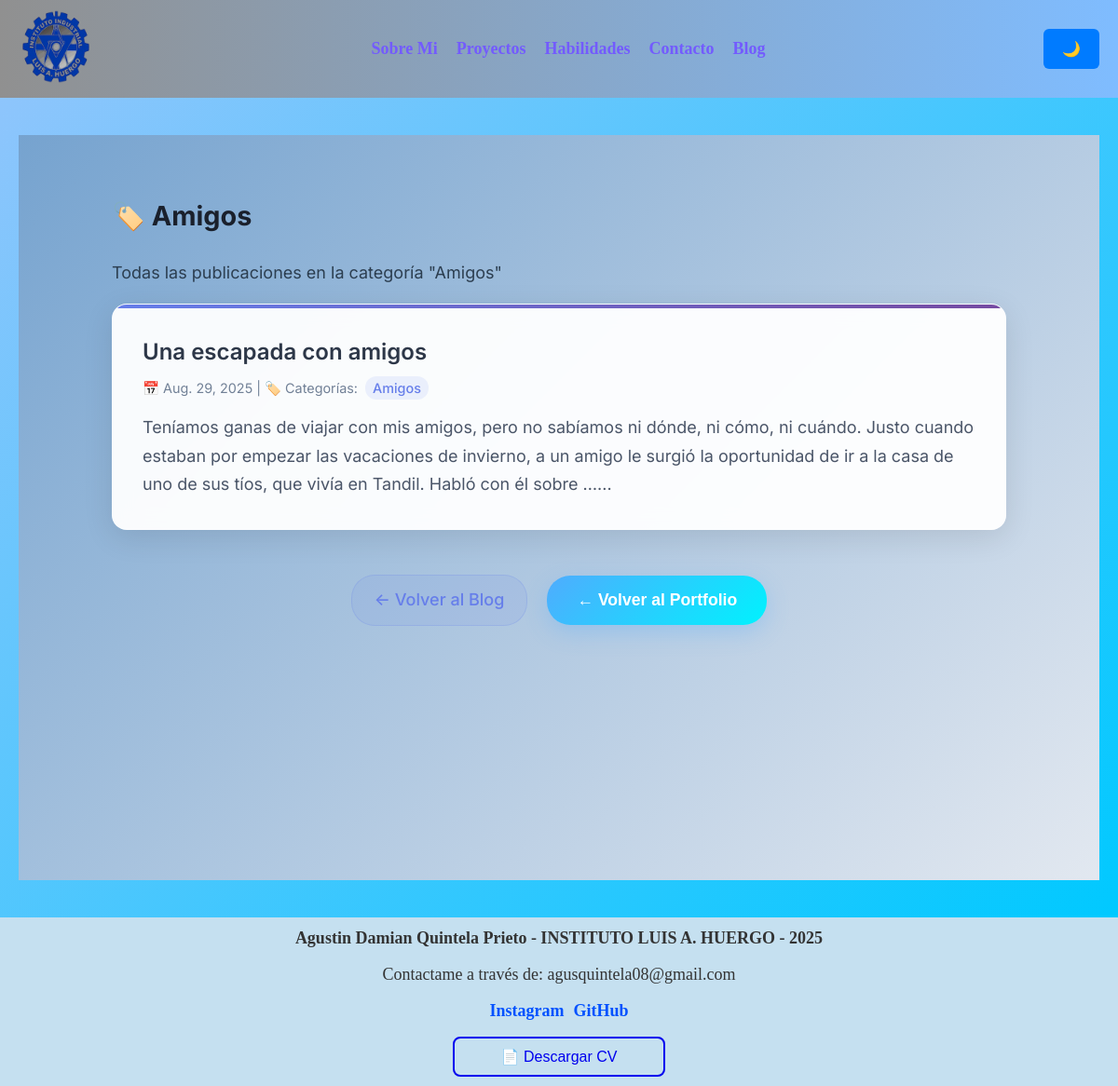
The page /blog/category/Amigos/ on the database its author committed.
### blog/models.py (models this page shows, shortened)
class Category(models.Model):
    name = models.CharField(max_length=30)
    class Meta:
        verbose_name_plural = "categories"

class Post(models.Model):
    title = models.CharField(max_length=255)
    body = models.TextField()
    created_on = models.DateTimeField(auto_now_add=True)
    last_modified = models.DateTimeField(auto_now=True)
    categories = models.ManyToManyField("Category", related_name="posts")
    portada = models.ImageField(upload_to="portadas/", blank=True, null=True)

### blog/views.py (the view)
# urls.py: path("category/<category>/", views.blog_category, name="category"),
def blog_category(request, category):
    posts = Post.objects.filter(
        categories__name__contains=category
    ).order_by("-created_on")
    context = {
        "category": category,
        "posts": posts,
    }
    return render(request, "blog/category.html", context)

### blog/templates/blog/category.html (shortened to what this page needs)
{% extends "base.html" %}
{% load static %}
{% block content %}
<div class="blog-container">
    <div class="container">
        <div class="category-header">
            <h2>🏷️ {{ category }}</h2>
            <p>Todas las publicaciones en la categoría "{{ category }}"</p>
        </div>
        {% for post in posts %}
            <article class="post">
                <a href="{% url 'blog:detail' post.pk %}">{{ post.title }}</a>
                <small>
                    📅 {{ post.created_on.date }} |
                    🏷️ Categorías:
                    {% for cat in post.categories.all %}
                        <a href="{% url 'blog:category' cat.name %}">
                            {{ cat.name }}
                        </a>
                    {% endfor %}
                </small>
                <p>{{ post.body|truncatewords:50 }}...</p>
            </article>
        {% empty %}
            <div class="no-posts">
                <p>😔 No hay publicaciones en esta categoría aún.</p>
                <a href="{% url 'blog:index' %}" class="back-link">← Ver todas las publicaciones</a>
            </div>
        {% endfor %}
        <div class="volver-portfolio">
            <a href="{% url 'blog:index' %}" class="back-link" style="margin-right: 1rem;">← Volver al Blog</a>
            <a href="{% url 'portfolio:index' %}">
                <button>← Volver al Portfolio</button>
            </a>
        </div>
    </div>
</div>
{% endblock %}

### portfolio/static/portfolio/css/styles.css (style rules this page uses)
* { box-sizing: border-box; }
html { scroll-behavior: smooth; scroll-padding-top: 80px; }
body { margin: 0; font-size: 18px; color: #333; }
button { background-color: #007bff; color: white; padding: 12px 20px; border: none; border-radius: 6px; font-size: 16px; cursor: pointer; transition: background-color 0.3s ease; }
h2 { text-align: center; }
.blog-container { font-family: 'Inter', -apple-system, BlinkMacSystemFont, 'Segoe UI', sans-serif !important; line-height: 1.6 !important; color: #2c3e50 !important; background: linear-gradient(135deg, #76a3cf 0%, #e2e8f0 100%) !important; min-height: 100vh !important; padding: 40px 20px !important; margin: 0 !important; animation: none !important; }
.blog-container * { box-sizing: border-box; }
.blog-container .container { max-width: 1000px !important; margin: 0 auto !important; padding: 0 20px !important; }
.blog-container h2 { font-size: 1.8rem !important; margin: 1.5rem 0 !important; color: #1a202c !important; text-align: left !important; }
.blog-container .post { background: rgba(255, 255, 255, 0.95) !important; backdrop-filter: blur(10px) !important; border: 1px solid rgba(255, 255, 255, 0.2) !important; border-radius: 16px !important; padding: 2rem !important; margin-bottom: 2rem !important; box-shadow: 0 8px 32px rgba(0, 0, 0, 0.1) !important; transition: all 0.3s ease !important; position: relative !important; overflow: hidden !important; }
.blog-container .post::before { content: '' !important; position: absolute !important; top: 0 !important; left: 0 !important; right: 0 !important; height: 4px !important; background: linear-gradient(135deg, #667eea 0%, #764ba2 100%) !important; }
.blog-container .post > a { font-size: 1.5rem !important; font-weight: 600 !important; color: #2d3748 !important; text-decoration: none !important; display: block !important; margin-bottom: 0.5rem !important; transition: color 0.3s ease !important; }
.blog-container .post small { color: #718096 !important; font-size: 0.9rem !important; display: block !important; margin-bottom: 1rem !important; }
.blog-container .post small a { color: #667eea !important; font-size: 0.9rem !important; font-weight: 500 !important; display: inline !important; margin: 0 0.25rem !important; padding: 0.25rem 0.5rem !important; background: rgba(102, 126, 234, 0.1) !important; border-radius: 12px !important; transition: all 0.3s ease !important; text-decoration: none !important; }
.blog-container .post p { color: #4a5568 !important; line-height: 1.7 !important; margin-top: 0.5rem !important; margin-bottom: 0 !important; }
.blog-container .back-link { display: inline-flex !important; align-items: center !important; padding: 0.75rem 1.5rem !important; background: rgba(102, 126, 234, 0.1) !important; color: #667eea !important; text-decoration: none !important; border-radius: 25px !important; font-weight: 500 !important; margin-bottom: 2rem !important; margin-right: 1rem !important; transition: all 0.3s ease !important; border: 1px solid rgba(102, 126, 234, 0.2) !important; }
.blog-container .btn, .blog-container button { background: linear-gradient(135deg, #667eea 0%, #764ba2 100%) !important; color: white !important; padding: 1rem 2rem !important; border: none !important; border-radius: 25px !important; font-size: 1rem !important; font-weight: 600 !important; cursor: pointer !important; transition: all 0.3s ease !important; box-shadow: 0 4px 15px rgba(102, 126, 234, 0.3) !important; }
.blog-container .volver-portfolio { text-align: center !important; margin: 3rem 0 !important; }
.blog-container .volver-portfolio button { background: linear-gradient(135deg, #4facfe 0%, #00f2fe 100%) !important; color: white !important; padding: 1rem 2rem !important; border: none !important; border-radius: 25px !important; font-size: 1.1rem !important; font-weight: 600 !important; cursor: pointer !important; transition: all 0.3s ease !important; box-shadow: 0 8px 25px rgba(79, 172, 254, 0.3) !important; }

### rows shown on the page
Category: name "Amigos"
Post: title "Una escapada con amigos", created_on "Aug. 29, 2025", body "Teníamos ganas de viajar con mis amigos, pero no sabíamos ni dónde, ni cómo, ni cuándo. Justo cuando estaban por empezar las vacaciones de invierno, a un amigo le surgió la oportunidad de ir a la casa de uno de sus tíos, que vivía en Tandil. Habló con él sobre …"
